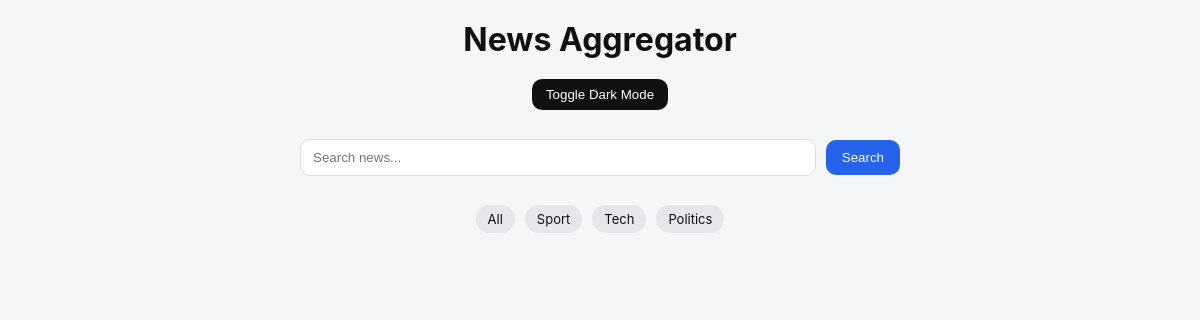
The page /?category=Спорт on the database as committed earlier.
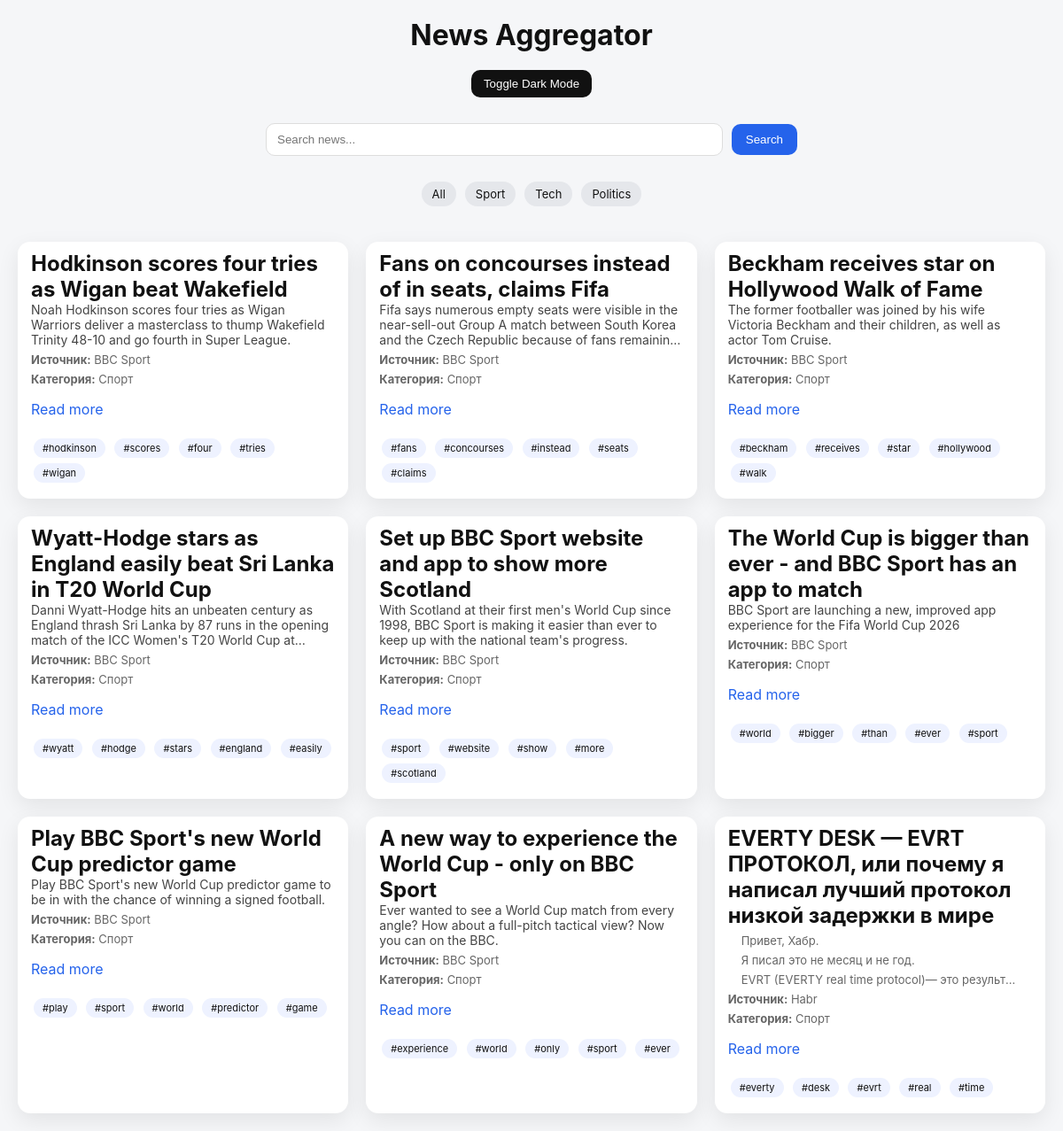
The same page on the database as committed later.
### tables this page shows
CREATE TABLE articles(
        id INTEGER PRIMARY KEY AUTOINCREMENT,
        title TEXT UNIQUE,
        link TEXT,
        description TEXT,
        published TEXT,
        source TEXT,
        category TEXT,
        tags TEXT
    );

### app.py (the view)
@app.route("/")
def home():
    search = request.args.get("search", "")
    category = request.args.get("category", "")
    conn = get_connection()
    cursor = conn.cursor()
    query = """
        SELECT title, source, link, description, published, category, tags
        FROM articles
        WHERE 1=1
    """
    params = []
    if search:
        query += " AND title LIKE ?"
        params.append(f"%{search}%")
    if category:
        query += " AND category = ?"
        params.append(category)
    query += " ORDER BY id DESC"
    cursor.execute(query, params)
    articles = cursor.fetchall()
    conn.close()
    return render_template("index.html", articles=articles)

### app.py (called while the page is built)
def get_connection():
    return sqlite3.connect(DB_NAME)

### templates/index.html (shortened to what this page needs)
<!DOCTYPE html>
<html>
<head>
    <link rel="stylesheet" href="{{ url_for('static', filename='style.css') }}">
</head>
<body>
<h1>News Aggregator</h1>
<button onclick="toggleTheme()">Toggle Dark Mode</button>
<form class="search-form" method="GET">
    <input
        type="text"
        name="search"
        placeholder="Search news..."
        value="{{ request.args.get('search', '') }}"
    >
    <button type="submit">Search</button>
</form>
<div class="filters">
    <a href="/" class="filter">All</a>
    <a href="/?category=Спорт" class="filter">Sport</a>
    <a href="/?category=Технологии" class="filter">Tech</a>
    <a href="/?category=Политика" class="filter">Politics</a>
</div>
<div class="container">
{% for article in articles %}
<div class="card">
    <h2>{{ article[0] }}</h2>
    <div class="content">
        {{ article[3] | safe }}
    </div>
    <p><b>Источник:</b> {{ article[1] }}</p>
    <p><b>Категория:</b> {{ article[5] }}</p>
    <a href="{{ article[2] }}" target="_blank">Read more</a>
    <div class="tags">
        {% for tag in (article[6] or '').split(',') if tag %}
            <span class="tag">#{{ tag }}</span>
        {% endfor %}
    </div>
</div>
{% endfor %}
</div>
</body>
</html>

### static/style.css (style rules this page uses)
body { font-family: -apple-system, BlinkMacSystemFont, "Segoe UI", Roboto, Arial; margin: 0; background: #f5f6f8; color: #111; transition: 0.3s; }
h1 { text-align: center; margin: 20px 0; }
button { display: block; margin: 10px auto; padding: 8px 14px; border: none; border-radius: 10px; background: #111; color: white; cursor: pointer; }
.search-form { display: flex; justify-content: center; align-items: center; gap: 10px; width: 100%; max-width: 600px; margin: 20px auto; }
.search-form input { flex: 1; padding: 10px 12px; border-radius: 10px; border: 1px solid #ddd; outline: none; }
.search-form button { padding: 10px 16px; border-radius: 10px; border: none; background: #2563eb; color: white; cursor: pointer; white-space: nowrap; }
.filters { display: flex; justify-content: center; gap: 10px; margin-bottom: 20px; }
.filter { padding: 6px 12px; border-radius: 999px; background: #e5e7eb; text-decoration: none; color: #111; font-size: 13px; }
.container { display: grid; grid-template-columns: repeat(auto-fit, minmax(340px, 1fr)); gap: 20px; padding: 20px; max-width: 1200px; margin: auto; }
.card { background: white; border-radius: 14px; overflow: hidden; box-shadow: 0 8px 25px rgba(0,0,0,0.08); transition: 0.3s; }
.card h2 { padding: 10px 15px 0; margin: 0; }
.content { padding: 0 15px; font-size: 14px; color: #444; display: -webkit-box; -webkit-line-clamp: 3; -webkit-box-orient: vertical; overflow: hidden; }
.card p { padding: 0 15px; font-size: 13px; color: #666; margin: 6px 0; }
.card a { display: inline-block; margin: 10px 15px; color: #2563eb; text-decoration: none; }
.tags { padding: 10px 15px 15px; }
.tag { display: inline-block; font-size: 11px; padding: 4px 10px; margin: 3px; border-radius: 999px; background: #eef2ff; }

Rows that differ between the two databases and show on the page:
added articles: title "Hodkinson scores four tries as Wigan beat Wakefield", description "Noah Hodkinson scores four tries as Wigan Warriors deliver a masterclass to thump Wakefield Trinity 48-10 and go fourth in Super League.", source "BBC Sport", category "Спорт", tag "hodkinson" "scores" "four" "tries" "wigan"
added articles: title "Fans on concourses instead of in seats, claims Fifa", description "Fifa says numerous empty seats were visible in the near-sell-out Group A match between South Korea and the Czech Republic because of fans…", source "BBC Sport", category "Спорт", tag "fans" "concourses" "instead" "seats" "claims"
added articles: title "Beckham receives star on Hollywood Walk of Fame", description "The former footballer was joined by his wife Victoria Beckham and their children, as well as actor Tom Cruise.", source "BBC Sport", category "Спорт", tag "beckham" "receives" "star" "hollywood" "walk"
added articles: title "Wyatt-Hodge stars as England easily beat Sri Lanka in T20 World Cup", description "Danni Wyatt-Hodge hits an unbeaten century as England thrash Sri Lanka by 87 runs in the opening match of the ICC Women's T20 World Cup…", source "BBC Sport", category "Спорт", tag "wyatt" "hodge" "stars" "england" "easily"
added articles: title "Set up BBC Sport website and app to show more Scotland", description "With Scotland at their first men's World Cup since 1998, BBC Sport is making it easier than ever to keep up with the national team's progress.", source "BBC Sport", category "Спорт", tag "sport" "website" "show" "more" "scotland"
added articles: title "The World Cup is bigger than ever - and BBC Sport has an app to match", description "BBC Sport are launching a new, improved app experience for the Fifa World Cup 2026", source "BBC Sport", category "Спорт", tag "world" "bigger" "than" "ever" "sport"
added articles: title "Play BBC Sport's new World Cup predictor game", description "Play BBC Sport's new World Cup predictor game to be in with the chance of winning a signed football.", source "BBC Sport", category "Спорт", tag "play" "sport" "world" "predictor" "game"
added articles: title "A new way to experience the World Cup - only on BBC Sport", description "Ever wanted to see a World Cup match from every angle? How about a full-pitch tactical view? Now you can on the BBC.", source "BBC Sport", category "Спорт", tag "experience" "world" "only" "sport" "ever"
added articles: title "EVERTY DESK — EVRT ПРОТОКОЛ, или почему я написал лучший протокол низкой задержки в мире", description "Привет, Хабр. Я писал это не месяц и не год. EVRT (EVERTY real time protocol)— это…", source "Habr", category "Спорт", tag "everty" "desk" "evrt" "real" "time"
